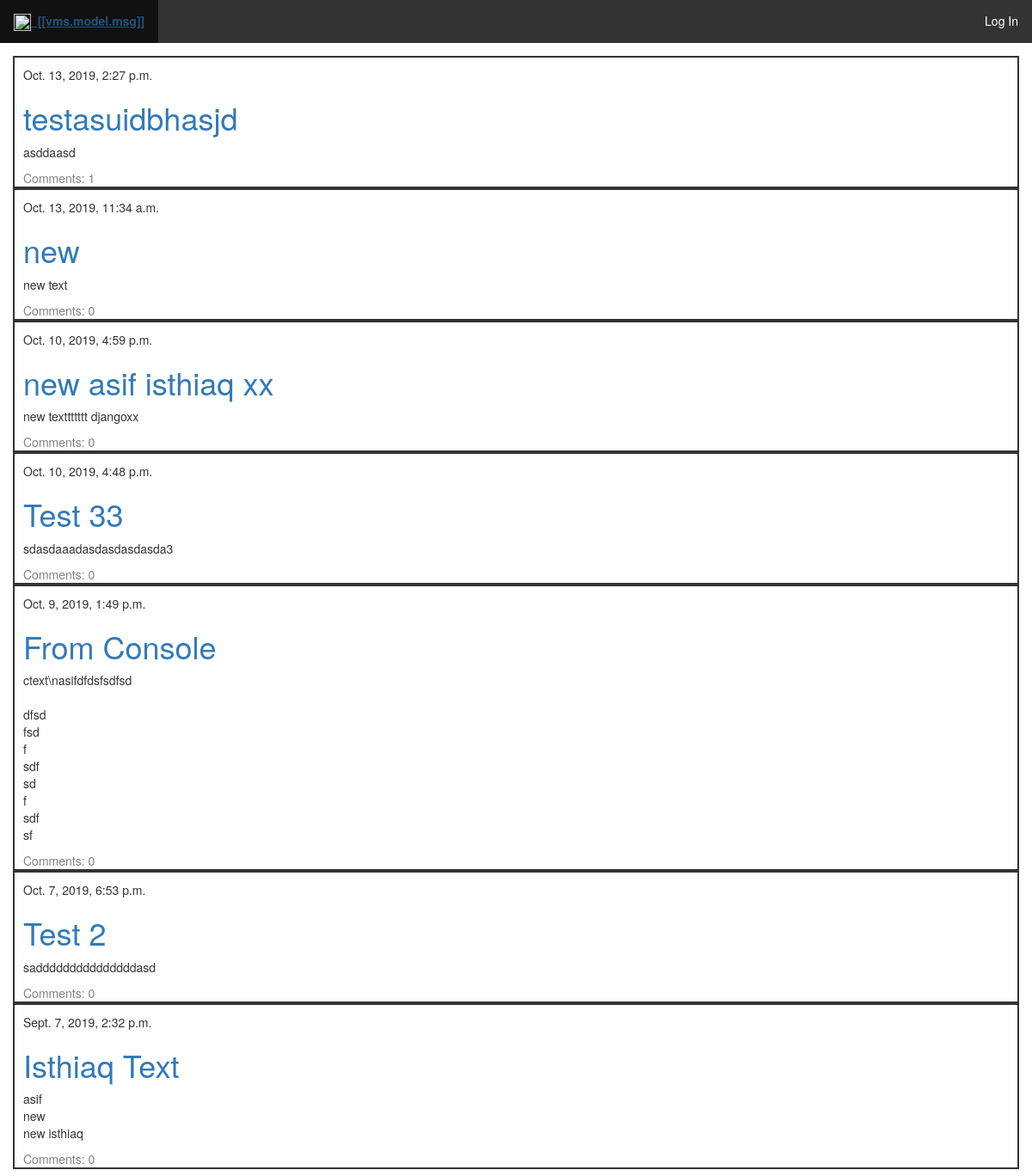
/post_list/, run on an earlier commit of the app's database.
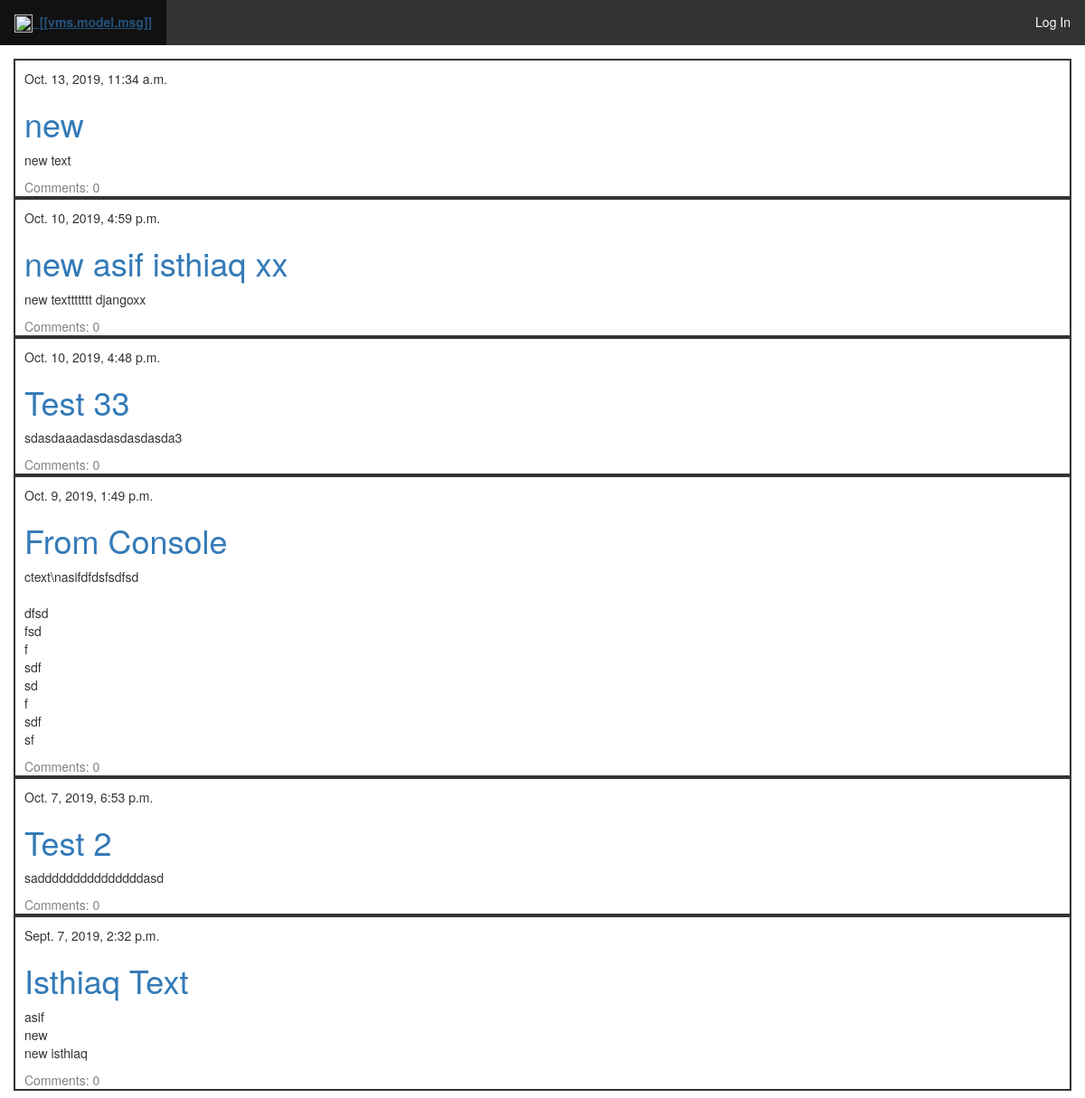
And on a later commit of the database.
### blog/models.py (models this page shows, shortened)
class Post(models.Model):
    author = models.ForeignKey(settings.AUTH_USER_MODEL, on_delete=models.CASCADE)
    title = models.CharField(max_length=200)
    text = models.TextField()
    created_date = models.DateTimeField(default=timezone.now)
    published_date = models.DateTimeField(blank=True, null=True)
    def approved_comments(self):
        return self.comments.filter(approved_comment=True)

### blog/views.py (the view)
# urls.py: url('^post_list/$', views.post_list, name='post_list'),
def post_list(request):
    posts = Post.objects.filter(
        published_date__lte=timezone.now()).order_by('-published_date')
    return render(request, 'blog/post_list.html', {'posts': posts})

### blog/templates/blog/post_list.html
{% extends 'blog/base.html' %}
{% block content %}
{% for post in posts %}
<div class="post" style="border: 2px solid #333;">
    <div class="date" style="padding-top: 10px;padding-left: 10px;">
        {{ post.published_date }}
    </div>
    <h1 style="padding-left: 10px; color:#333"><a href="{% url 'post_detail' pk=post.pk %}">{{ post.title }}</a></h1>
    <p style="padding-left: 10px;">{{ post.text|linebreaksbr }}</p>
    <a style="padding-bottom: 10px;padding-left: 10px;color:grey" href="{% url 'post_detail' pk=post.pk %}">Comments: {{ post.approved_comments.count }}</a>
</div>
{% endfor %}
{% endblock content %}

What changed in the data, as far as the page shows it:
removed Post: published_date "Oct. 13, 2019, 2:27 p.m.", title "testasuidbhasjd", text "asddaasd", approved_comments.count "1"
